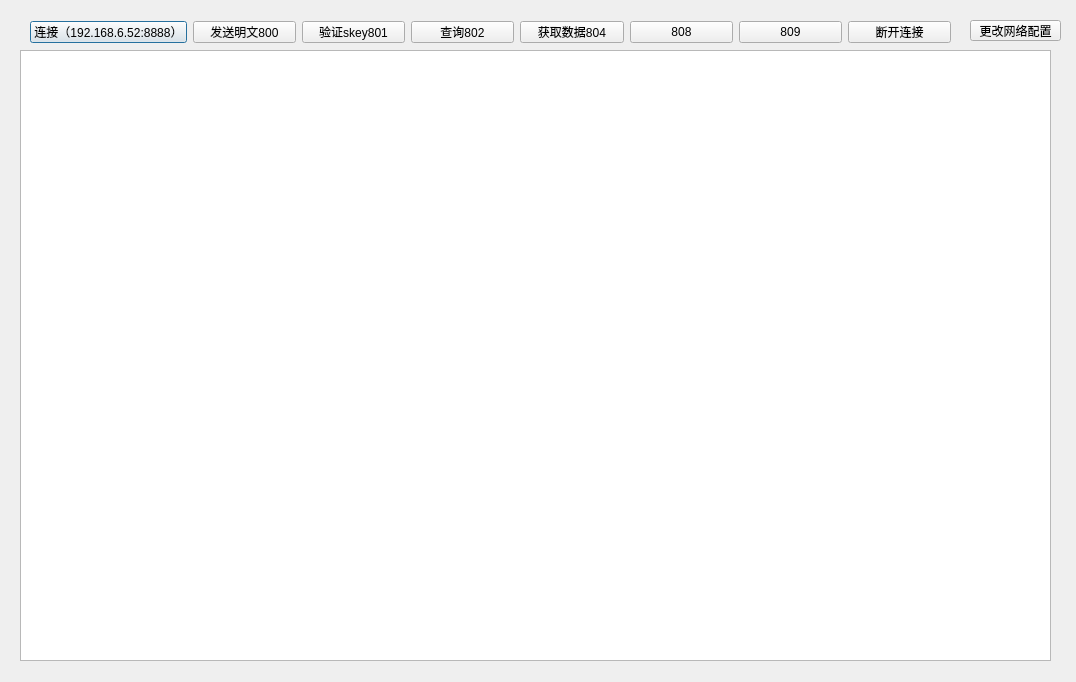
<?xml version="1.0" encoding="UTF-8"?>
<ui version="4.0">
 <class>Protocol_Debug</class>
 <widget class="QDialog" name="Protocol_Debug">
  <property name="geometry">
   <rect>
    <x>0</x>
    <y>0</y>
    <width>1076</width>
    <height>682</height>
   </rect>
  </property>
  <property name="windowTitle">
   <string>Dialog</string>
  </property>
  <widget class="QTextEdit" name="textEdit">
   <property name="geometry">
    <rect>
     <x>20</x>
     <y>50</y>
     <width>1031</width>
     <height>611</height>
    </rect>
   </property>
  </widget>
  <widget class="QWidget" name="layoutWidget">
   <property name="geometry">
    <rect>
     <x>30</x>
     <y>21</y>
     <width>921</width>
     <height>22</height>
    </rect>
   </property>
   <layout class="QHBoxLayout" name="horizontalLayout">
    <item>
     <widget class="QPushButton" name="pushButton_7">
      <property name="text">
       <string>连接（192.168.6.52:8888）</string>
      </property>
     </widget>
    </item>
    <item>
     <widget class="QPushButton" name="pushButton">
      <property name="text">
       <string>发送明文800</string>
      </property>
     </widget>
    </item>
    <item>
     <widget class="QPushButton" name="pushButton_4">
      <property name="text">
       <string>验证skey801</string>
      </property>
     </widget>
    </item>
    <item>
     <widget class="QPushButton" name="pushButton_2">
      <property name="text">
       <string>查询802</string>
      </property>
     </widget>
    </item>
    <item>
     <widget class="QPushButton" name="pushButton_3">
      <property name="text">
       <string>获取数据804</string>
      </property>
     </widget>
    </item>
    <item>
     <widget class="QPushButton" name="pushButton_5">
      <property name="text">
       <string>808</string>
      </property>
     </widget>
    </item>
    <item>
     <widget class="QPushButton" name="pushButton_6">
      <property name="text">
       <string>809</string>
      </property>
     </widget>
    </item>
    <item>
     <widget class="QPushButton" name="pushButton_8">
      <property name="text">
       <string>断开连接</string>
      </property>
     </widget>
    </item>
   </layout>
  </widget>
  <widget class="QPushButton" name="pushButton_10">
   <property name="geometry">
    <rect>
     <x>970</x>
     <y>20</y>
     <width>91</width>
     <height>21</height>
    </rect>
   </property>
   <property name="text">
    <string>更改网络配置</string>
   </property>
  </widget>
 </widget>
 <resources/>
 <connections/>
</ui>
